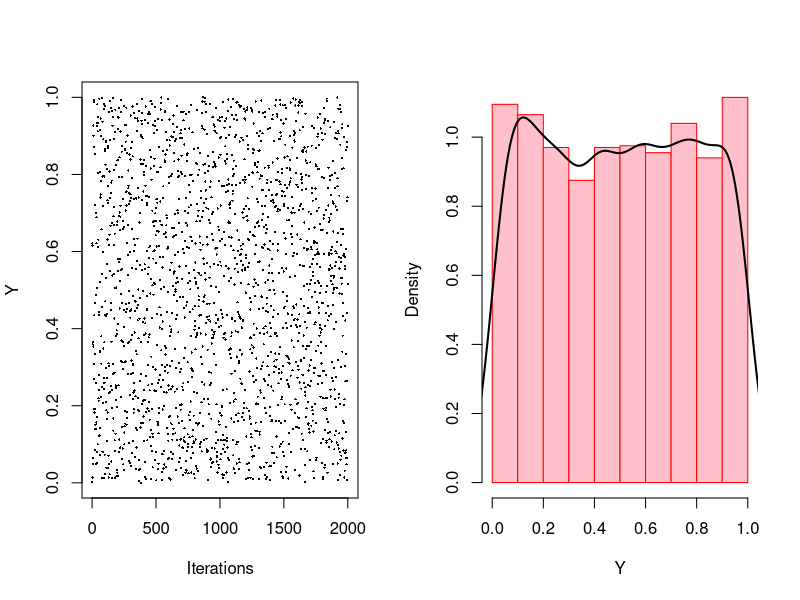
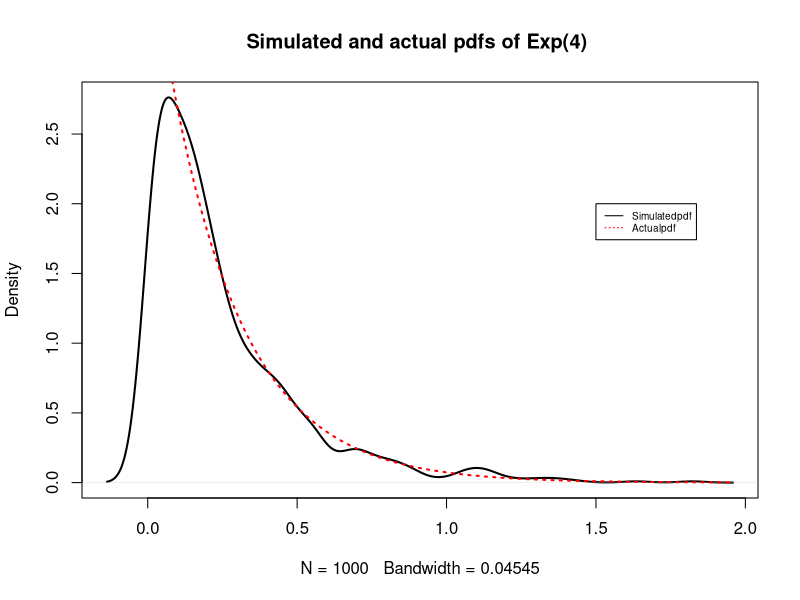

Reproduce these figures in R, in order.
## R code to be used for the week 8 lecture 1

## Part 3 Monte Carlo methods 

## This part of the module focuses on implementing algorithms within R and has a harder focus
## on statistical methods than the previous parts so a deeper understanding of stats is needed


## Monte Carlo Integration 
## Strong law of large numbers
## Central limit theorem 

## 2 pillars of statistics

# Sample mean converges almost surely to the true mean

# Normalized sum converges to a normal distribution regardless of the original distribution of X_i 

## What is Monte Carlo? 

# Monte Carlo methods are computational algorithms that rely on repeated random sampling to obtain numerical results. 
# Use randomness to solve problems that are deterministic 

## https://rpubs.com/jt_rpubs/279263
## Blackjack simulation


## Computationally Monte Carlo methods are very efficient even when the dimension of the problem is very high


## Random number generation for Monte Carlo methods

n<-1000
##Generate random numbers from Standard Normal
rnorm(n)
##Generate random numbers from N(3,4)
rnorm(n,mean=3,sd=2)
##Generate random numbers from Student's t-distribution
##with degree of freedom equal to 5
rt(n,df=5)

## Is random number generation really random?

## Pseudo random number generation depends on the generation of uniformly distributed random numbers

## A computer is an entirely deterministic machine, thus cannot by itself generate random numbers in the real 
## probabilistic sense.However it can generate deterministic sequences that behave just like random sequences
## Those numbers are called pseudo-random numbers, because they try to mimic randomness.




## Generating Pseudo random numbers

## 1. Linear Congruential generator

##Initialisation

M<-2^32; 
a<-1103515245; 
b<-12345
##fix random seed
X0<-2020

##Generate2000pseudo-randomnumbers

X<-NULL 
for (i in 1: 2000){
  if (i==1){
    X[i] <- (a*X0 +b) %% M
    }else X[i]<-(a*X[i-1] +b) %% M
  
    }
Y<-X/M

##plot the random numbers
par(mfrow=c(1,2)) ##multiple plot
plot(x=c(1:2000),y=Y, type="p", pch=16, cex=0.3, 
     xlab="Iterations")##plot Y against n
hist(Y,col="pink", border ="red", prob =TRUE,main="")##plot histgram of Y 
lines(density(Y),lwd=2)
      
      
      
      
## Reproduce the same sequence of 10 random numbers 
set.seed(2020)
u1 <- rnorm(10)
u1

set.seed(2020)
u2 <- rnorm(10)
u2
      


## very useful for reproducability of experiments on other computers

   
## Inverse transformation sampling  

## Generating Exponential Distribution 

      
r.myexp<-function(n, lambda){
  ##Thisfunctionisforgeneratingasampleofn
  ##observationsfromExp(lambda)distribution.
  X <- NULL
  for(i in 1:n) {
    u <- runif(1)
    x <- -(log(1-u)/lambda)
    X[i] <- x  
    
    }
  
  return(X)
  
}


dev.off()

set.seed(2020) ##fixrandomseed
mysample <- r.myexp(n=1000, lambda=4)

plot(density(mysample), lwd=2, main="Simulated and actual pdfs of Exp(4) ")
curve(dexp(x,rate=4), from=0,add=T, lwd=2, lty=3,col="red")
legend(x=1.5, y=2,legend=c("Simulatedpdf","Actualpdf"), lty=c(1,3),col=c("black","red"), cex=0.6)

















      
      
      

